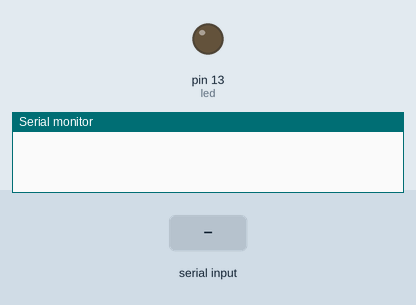
The sketch below on a simulated Arduino Uno, built with avr-gcc and run on an emulated ATmega328P. Shown: output pins drawn as LEDs (lit = HIGH), the last lines printed to the serial monitor. The inputs (shaded band) are chosen by the test bench.

Above: at 1.2 s.
1.3 s: "on\n" received over Serial
At 2.0 s:
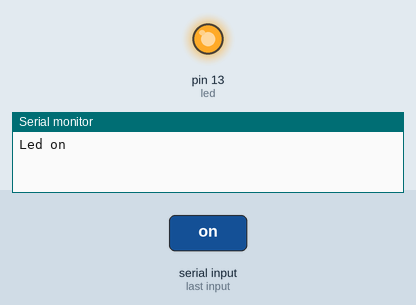
2.8 s: "off\n" received over Serial
At 3.2 s:
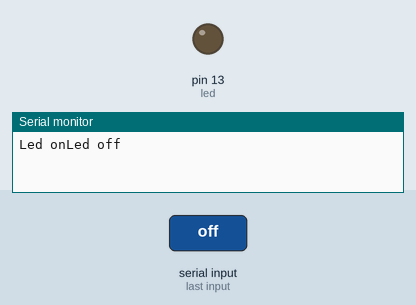
Timing chart, 0 to 5.8 s (numbered marks = the images above; inputs shaded):
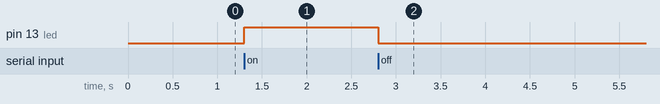

The sketch:

serialFromPython.ino
```cpp
String inBytes;
const int led = 13;

void setup()
{
  Serial.begin(9600);
  pinMode(led, OUTPUT);

}

void loop()
{
  if (Serial.available() > 0)
  {
    inBytes = Serial.readStringUntil('\n');
    if (inBytes == "on")
    {
      digitalWrite(led, HIGH);
      Serial.write("Led on");
    }
    else if (inBytes == "off")
    {
      digitalWrite(led, LOW);
      Serial.write("Led off");
    }
    else
    {
      Serial.write("Invalid input.");
    }
  }

}
```

Measured:
- after the input at 1.3 s, pin 13 (led): LOW → HIGH at once
- after the input at 2.8 s, pin 13 (led): HIGH → LOW at once
